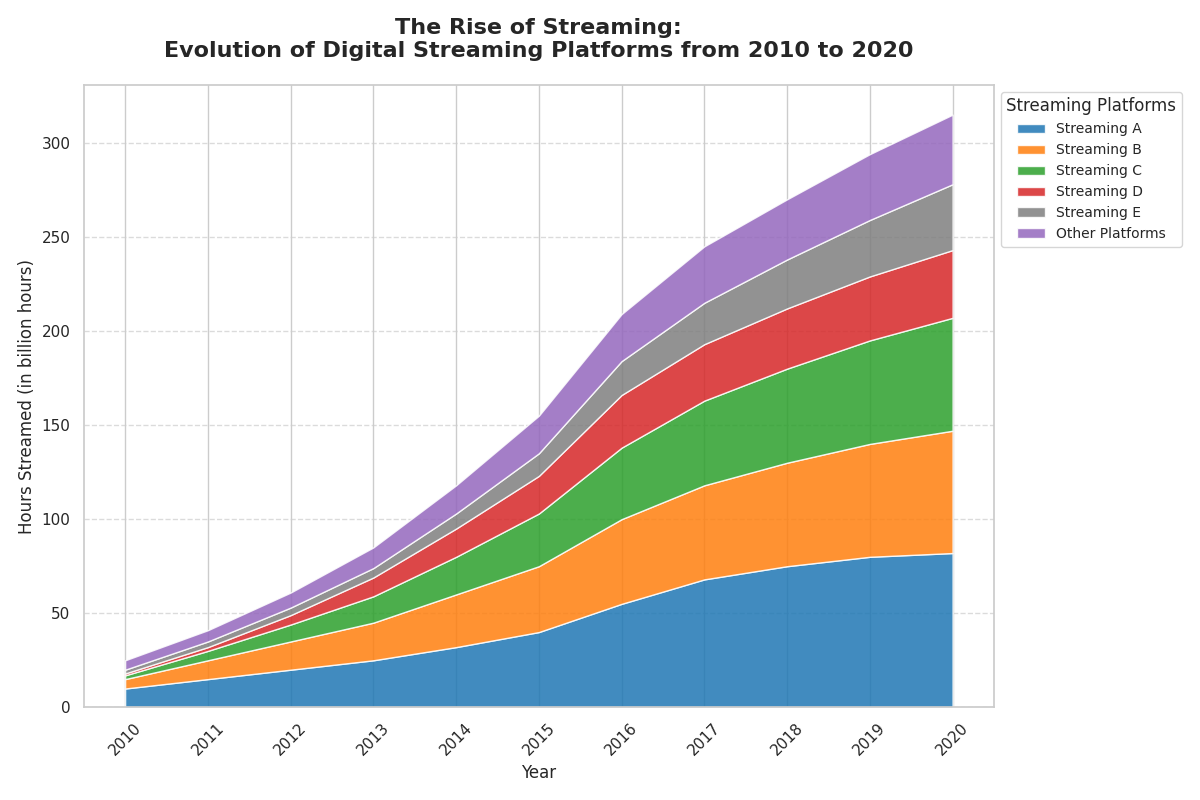

Write the Python code that produced this figure.
import matplotlib.pyplot as plt
import numpy as np

years = np.arange(2010, 2021)

platforms = ["Streaming A", "Streaming B", "Streaming C", "Streaming D", "Streaming E", "Other Platforms"]

streamed_hours = np.array([
    [10, 15, 20, 25, 32, 40, 55, 68, 75, 80, 82],  # Streaming A
    [5, 10, 15, 20, 28, 35, 45, 50, 55, 60, 65],   # Streaming B
    [2, 5, 9, 14, 20, 28, 38, 45, 50, 55, 60],     # Streaming C
    [1, 2, 5, 10, 15, 20, 28, 30, 32, 34, 36],     # Streaming D
    [2, 3, 4, 5, 8, 12, 18, 22, 26, 30, 35],       # Streaming E
    [5, 6, 8, 11, 15, 20, 25, 30, 32, 35, 37]      # Other Platforms
])

fig, ax = plt.subplots(figsize=(12, 8))

colors = ['#1f77b4', '#ff7f0e', '#2ca02c', '#d62728', '#7f7f7f', '#9467bd']

ax.stackplot(years, streamed_hours, labels=platforms, colors=colors, alpha=0.85)

ax.set_title('The Rise of Streaming:\nEvolution of Digital Streaming Platforms from 2010 to 2020', fontsize=16, fontweight='bold', pad=20)
ax.set_xlabel('Year', fontsize=12)
ax.set_ylabel('Hours Streamed (in billion hours)', fontsize=12)

ax.legend(loc='upper left', fontsize=10, title='Streaming Platforms', bbox_to_anchor=(1, 1))

ax.yaxis.grid(True, linestyle='--', alpha=0.7)

ax.set_xticks(years)

plt.xticks(rotation=45)

plt.tight_layout()

plt.show()
